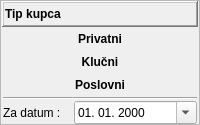
          <widget class="QFrame" name="fraTipKupca">
           <property name="sizePolicy">
            <sizepolicy hsizetype="Preferred" vsizetype="Maximum">
             <horstretch>0</horstretch>
             <verstretch>0</verstretch>
            </sizepolicy>
           </property>
           <property name="frameShape">
            <enum>QFrame::StyledPanel</enum>
           </property>
           <property name="frameShadow">
            <enum>QFrame::Raised</enum>
           </property>
           <layout class="QVBoxLayout" name="verticalLayout_4">
            <property name="spacing">
             <number>1</number>
            </property>
            <property name="leftMargin">
             <number>1</number>
            </property>
            <property name="topMargin">
             <number>0</number>
            </property>
            <property name="rightMargin">
             <number>1</number>
            </property>
            <property name="bottomMargin">
             <number>0</number>
            </property>
            <item>
             <widget class="QFrame" name="fraTipKupcaTitle">
              <property name="sizePolicy">
               <sizepolicy hsizetype="Preferred" vsizetype="Maximum">
                <horstretch>0</horstretch>
                <verstretch>0</verstretch>
               </sizepolicy>
              </property>
              <property name="frameShape">
               <enum>QFrame::WinPanel</enum>
              </property>
              <property name="frameShadow">
               <enum>QFrame::Raised</enum>
              </property>
              <layout class="QHBoxLayout" name="horizontalLayout_3">
               <property name="spacing">
                <number>1</number>
               </property>
               <property name="leftMargin">
                <number>1</number>
               </property>
               <property name="topMargin">
                <number>0</number>
               </property>
               <property name="rightMargin">
                <number>1</number>
               </property>
               <property name="bottomMargin">
                <number>0</number>
               </property>
               <item>
                <widget class="QLabel" name="lblTipKupcaTitle">
                 <property name="font">
                  <font>
                   <weight>75</weight>
                   <bold>true</bold>
                  </font>
                 </property>
                 <property name="text">
                  <string>Tip kupca</string>
                 </property>
                </widget>
               </item>
               <item>
                <widget class="QPushButton" name="pushButton">
                 <property name="sizePolicy">
                  <sizepolicy hsizetype="Maximum" vsizetype="Fixed">
                   <horstretch>0</horstretch>
                   <verstretch>0</verstretch>
                  </sizepolicy>
                 </property>
                 <property name="text">
                  <string/>
                 </property>
                 <property name="icon">
                  <iconset resource="../../resources/DonatForm.qrc">
                   <normaloff>:/InDonat/Forms/images/ig_menuGreenUp.gif</normaloff>:/InDonat/Forms/images/ig_menuGreenUp.gif</iconset>
                 </property>
                 <property name="iconSize">
                  <size>
                   <width>16</width>
                   <height>24</height>
                  </size>
                 </property>
                 <property name="flat">
                  <bool>true</bool>
                 </property>
                </widget>
               </item>
              </layout>
             </widget>
            </item>
            <item>
             <widget class="QFrame" name="fraTipKupcaButtons">
              <property name="sizePolicy">
               <sizepolicy hsizetype="Preferred" vsizetype="Maximum">
                <horstretch>0</horstretch>
                <verstretch>0</verstretch>
               </sizepolicy>
              </property>
              <property name="frameShape">
               <enum>QFrame::NoFrame</enum>
              </property>
              <property name="frameShadow">
               <enum>QFrame::Raised</enum>
              </property>
              <layout class="QVBoxLayout" name="verticalLayout_5">
               <property name="spacing">
                <number>1</number>
               </property>
               <property name="leftMargin">
                <number>1</number>
               </property>
               <property name="topMargin">
                <number>0</number>
               </property>
               <property name="rightMargin">
                <number>1</number>
               </property>
               <property name="bottomMargin">
                <number>0</number>
               </property>
               <item>
                <widget class="QPushButton" name="btnPrivatniKupci">
                 <property name="font">
                  <font>
                   <weight>75</weight>
                   <bold>true</bold>
                  </font>
                 </property>
                 <property name="cursor">
                  <cursorShape>PointingHandCursor</cursorShape>
                 </property>
                 <property name="text">
                  <string>Privatni</string>
                 </property>
                 <property name="flat">
                  <bool>true</bool>
                 </property>
                </widget>
               </item>
               <item>
                <widget class="QPushButton" name="btnKlucniKupci">
                 <property name="font">
                  <font>
                   <pointsize>9</pointsize>
                   <weight>75</weight>
                   <bold>true</bold>
                  </font>
                 </property>
                 <property name="cursor">
                  <cursorShape>PointingHandCursor</cursorShape>
                 </property>
                 <property name="text">
                  <string>Klučni</string>
                 </property>
                 <property name="icon">
                  <iconset resource="../../resources/DonatForm.qrc">
                   <normaloff>:/InDonat/Forms/images/OK.gif</normaloff>:/InDonat/Forms/images/OK.gif</iconset>
                 </property>
                 <property name="flat">
                  <bool>true</bool>
                 </property>
                </widget>
               </item>
               <item>
                <widget class="QPushButton" name="btnPoslovniKupci">
                 <property name="font">
                  <font>
                   <weight>75</weight>
                   <bold>true</bold>
                  </font>
                 </property>
                 <property name="cursor">
                  <cursorShape>PointingHandCursor</cursorShape>
                 </property>
                 <property name="text">
                  <string>Poslovni</string>
                 </property>
                 <property name="flat">
                  <bool>true</bool>
                 </property>
                </widget>
               </item>
               <item>
                <widget class="Line" name="line">
                 <property name="orientation">
                  <enum>Qt::Horizontal</enum>
                 </property>
                </widget>
               </item>
              </layout>
             </widget>
            </item>
            <item>
             <widget class="QFrame" name="fraZaDatum">
              <property name="sizePolicy">
               <sizepolicy hsizetype="Preferred" vsizetype="Maximum">
                <horstretch>0</horstretch>
                <verstretch>0</verstretch>
               </sizepolicy>
              </property>
              <property name="frameShape">
               <enum>QFrame::NoFrame</enum>
              </property>
              <property name="frameShadow">
               <enum>QFrame::Raised</enum>
              </property>
              <layout class="QHBoxLayout" name="horizontalLayout_4">
               <property name="spacing">
                <number>1</number>
               </property>
               <property name="leftMargin">
                <number>1</number>
               </property>
               <property name="topMargin">
                <number>0</number>
               </property>
               <property name="rightMargin">
                <number>1</number>
               </property>
               <property name="bottomMargin">
                <number>0</number>
               </property>
               <item>
                <widget class="QLabel" name="lblDatumTitle">
                 <property name="minimumSize">
                  <size>
                   <width>70</width>
                   <height>0</height>
                  </size>
                 </property>
                 <property name="maximumSize">
                  <size>
                   <width>70</width>
                   <height>16777215</height>
                  </size>
                 </property>
                 <property name="text">
                  <string>Za datum :</string>
                 </property>
                </widget>
               </item>
               <item>
                <widget class="QDateEdit" name="dateZaDatum">
                 <property name="displayFormat">
                  <string>dd. MM. yyyy</string>
                 </property>
                 <property name="calendarPopup">
                  <bool>true</bool>
                 </property>
                </widget>
               </item>
              </layout>
             </widget>
            </item>
           </layout>
          </widget>
